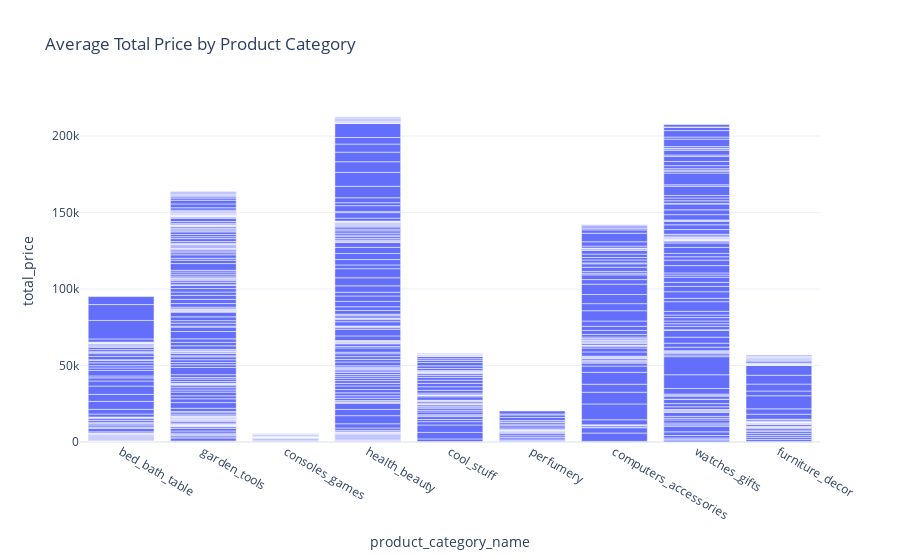

The cell this chart's notebook holds for it:
### Code cell
fig = px.bar(data, x='product_category_name', 
             y='total_price', 
             title='Average Total Price by Product Category')
fig.show()

### Figure 1 — Plotly figure (JSON) as saved in the notebook; plotly's stock layout.template omitted (floating-point values rounded to 4 significant figures; data arrays with more than 128 entries replaced by an {"elided": "..."} marker saying what was removed)
{"data": [{"alignmentgroup": "True", "hovertemplate": "product_category_name=%{x}<br>total_price=%{y}<extra></extra>", "legendgroup": "", "marker": {"color": "#636efa", "pattern": {"shape": ""}}, "name": "", "offsetgroup": "", "orientation": "v", "showlegend": false, "textposition": "auto", "type": "bar", "x": {"elided": "676 str values"}, "xaxis": "x", "y": {"elided": "676 float values"}, "yaxis": "y"}], "layout": {"barmode": "relative", "legend": {"tracegroupgap": 0}, "title": {"text": "Average Total Price by Product Category"}, "xaxis": {"anchor": "y", "domain": [0, 1], "title": {"text": "product_category_name"}}, "yaxis": {"anchor": "x", "domain": [0, 1], "title": {"text": "total_price"}}}}
